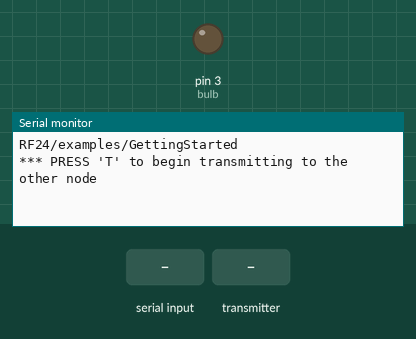
A sketch run on a simulated Arduino Uno, built with avr-gcc and run on an emulated ATmega328P. On the bench: output pins drawn as LEDs (lit = HIGH), the last lines printed to the serial monitor. The inputs (shaded band) are chosen by the test bench. No radio packets arrive unless stated.

Above: at 1.2 s.
1.3 s: "T" received over Serial
At 2.3 s:
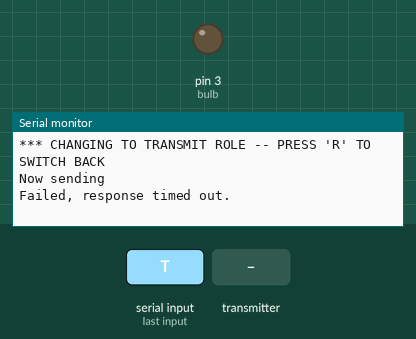
2.8 s: the transmitter starts sending got_time = 0
At 4.5 s:
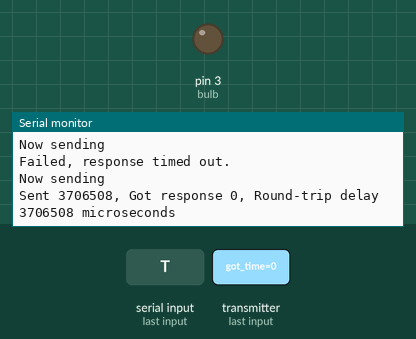
5.8 s: "R" received over Serial
At 7.2 s:
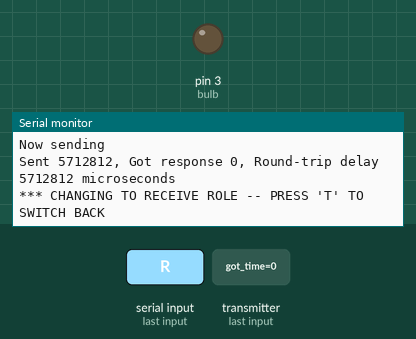

The sketch:

with_eeprom-1.ino
```cpp
/*
* Getting Started example sketch for nRF24L01+ radios
* This is a very basic example of how to send data from one node to another
* Updated: Dec 2014 by TMRh20
*/

#include <SPI.h>
#include "RF24.h"
#include  <EEPROM.h>

/****************** User Config ***************************/
/***      Set this radio as radio number 0 or 1         ***/
bool radioNumber = 0;
int sensor=4;
 unsigned long val;
unsigned long a,b;
unsigned long flag;
int bulb = 3;
/* Hardware configuration: Set up nRF24L01 radio on SPI bus plus pins 7 & 8 */
RF24 radio(8,9);
/**********************************************************/

byte addresses[][6] = {"1Node","2Node"};

// Used to control whether this node is sending or receiving
bool role = 0;

void setup() {

  pinMode(bulb,OUTPUT);
  pinMode(sensor,INPUT);
  Serial.begin(115200);
  Serial.println(F("RF24/examples/GettingStarted"));
  Serial.println(F("*** PRESS 'T' to begin transmitting to the other node"));

  radio.begin();

  // Set the PA Level low to prevent power supply related issues since this is a
 // getting_started sketch, and the likelihood of close proximity of the devices. RF24_PA_MAX is default.
  radio.setPALevel(RF24_PA_LOW);

  // Open a writing and reading pipe on each radio, with opposite addresses
  if(radioNumber){
    radio.openWritingPipe(addresses[1]);
    radio.openReadingPipe(1,addresses[0]);
  }else{
    radio.openWritingPipe(addresses[0]);
    radio.openReadingPipe(1,addresses[1]);
  }

  // Start the radio listening for data
  radio.startListening();
  int state=EEPROM.read(0);
  if (state==1)
     digitalWrite(bulb,HIGH);
    else if (state=0)
     digitalWrite(bulb,LOW);
    else
     digitalWrite(bulb,LOW);
}

void loop() {


/****************** Ping Out Role ***************************/
if (role == 1)  {

    radio.stopListening();                                    // First, stop listening so we can talk.


    Serial.println(F("Now sending"));

    unsigned long time = micros();                             // Take the time, and send it.  This will block until complete
     if (!radio.write( &time, sizeof(unsigned long) )){
       Serial.println(F("failed"));
     }

    radio.startListening();                                    // Now, continue listening

    unsigned long started_waiting_at = micros();               // Set up a timeout period, get the current microseconds
    boolean timeout = false;                                   // Set up a variable to indicate if a response was received or not

    while ( ! radio.available() ){                             // While nothing is received
      if (micros() - started_waiting_at > 200000 ){            // If waited longer than 200ms, indicate timeout and exit while loop
          timeout = true;
          break;
      }
    }

    if ( timeout ){                                             // Describe the results
        Serial.println(F("Failed, response timed out."));
    }else{
        unsigned long got_time;                                 // Grab the response, compare, and send to debugging spew
        radio.read( &got_time, sizeof(unsigned long) );
        unsigned long time = micros();

        // Spew it
        Serial.print(F("Sent "));
        Serial.print(time);
        Serial.print(F(", Got response "));
        Serial.print(got_time);
        Serial.print(F(", Round-trip delay "));
        Serial.print(time-got_time);
        Serial.println(F(" microseconds"));
    }

    // Try again 1s later
    delay(1000);
  }


/****************** Pong Back Role ***************************/

  if ( role == 0 )
  {
    unsigned long got_time;


    if( radio.available()){
                                                                    // Variable for the received timestamp
      while (radio.available()) {                                   // While there is data ready
        radio.read( &got_time, sizeof(unsigned long) );             // Get the payload
      }

       a=got_time%10;
      b=got_time/10;
      if (a==1) {
      radio.stopListening();                                        // First, stop listening so we can talk
       if (b==1)
        digitalWrite(bulb,HIGH);
       else if (b==0)
       digitalWrite(bulb,LOW);

       if (b==0||b==1)  {

       EEPROM.update(0,b);
      delay(100);
        }
        if(b==0||b==1||b==2)
        {

      sensor=digitalRead(4);
      if (sensor==HIGH)
       flag=1;
      else
       flag=0;

     if (a==0&&flag==0)
       val=0;
       if (a==0&&flag==1)
       val=1;
       if (a==1&&flag==0)
       val=2;
       if (a==1&&flag==1)
       val=3;

      radio.write(&val,  sizeof(unsigned long) );              // Send the final one back.
      radio.startListening();                                       // Now, resume listening so we catch the next packets.
      Serial.print(F("Sent response "));
      Serial.println(got_time);
      }

      }
   }
 }


/****************** Change Roles via Serial Commands ***************************/

  if ( Serial.available() )
  {
    char c = toupper(Serial.read());
    if ( c == 'T' && role == 0 ){
      Serial.println(F("*** CHANGING TO TRANSMIT ROLE -- PRESS 'R' TO SWITCH BACK"));
      role = 1;                  // Become the primary transmitter (ping out)

   }else
    if ( c == 'R' && role == 1 ){
      Serial.println(F("*** CHANGING TO RECEIVE ROLE -- PRESS 'T' TO SWITCH BACK"));
       role = 0;                // Become the primary receiver (pong back)
       radio.startListening();

    }
  }


} // Loop
```

Measured:
- after the input at 1.3 s, the serial monitor: prints a new line at once (image 1)
- after the input at 2.8 s, the serial monitor: prints a new line after 0.91 s (image 2)
- after the input at 5.8 s, the serial monitor: prints a new line after 0.91 s (image 3)
